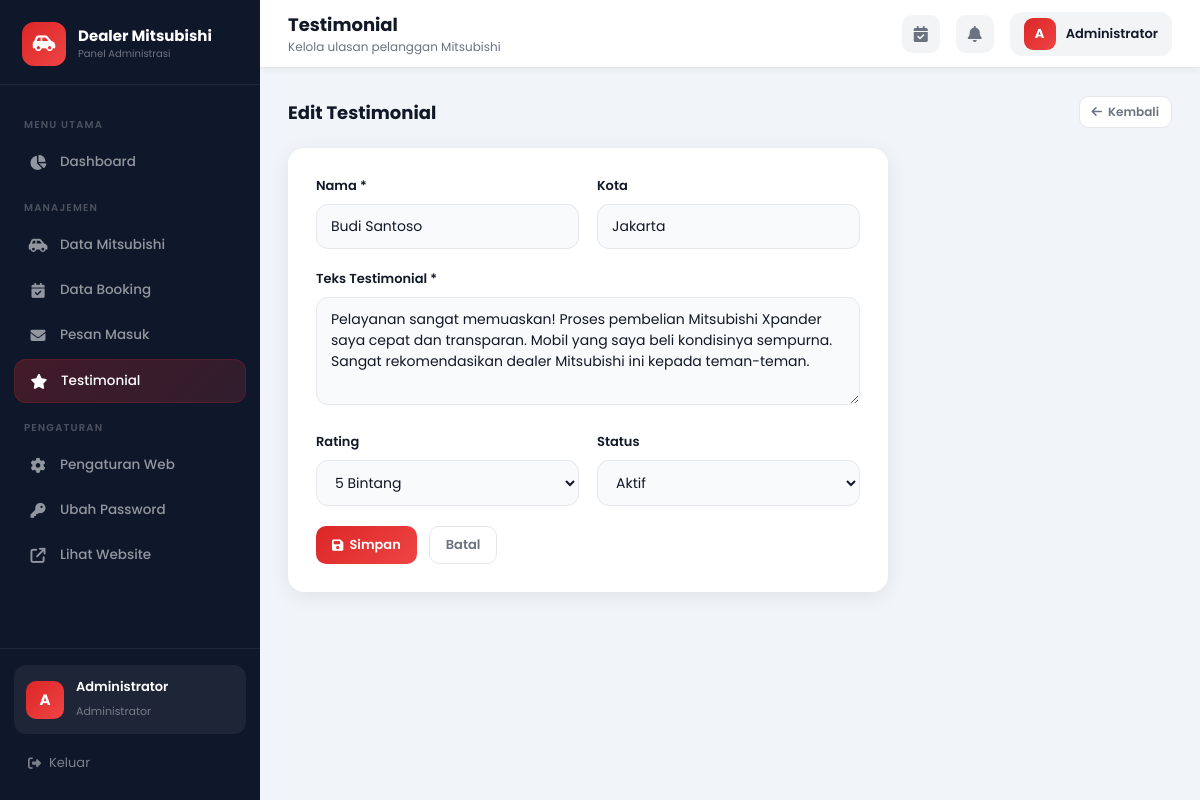
The page /admin/testimonial.php?action=edit&id=1 (signed in) on the database its author committed.
### tables this page shows
CREATE TABLE IF NOT EXISTS testimonial (
  id INT AUTO_INCREMENT PRIMARY KEY,
  nama VARCHAR(100) NOT NULL,
  kota VARCHAR(50),
  teks TEXT NOT NULL,
  rating TINYINT DEFAULT 5,
  status ENUM('aktif','nonaktif') DEFAULT 'aktif',
  created_at TIMESTAMP DEFAULT CURRENT_TIMESTAMP
);

### includes/config.php (called while the page is built, shortened)
<?php
function sanitize(string $str): string {
    return htmlspecialchars(strip_tags(trim($str)));
}

### admin/testimonial.php (the view, shortened to what this page needs)
<?php
require_once '../includes/config.php';
$action = sanitize($_GET['action'] ?? 'list');
$id     = (int)($_GET['id'] ?? 0);
$editData = null;
if (($action==='edit') && $id) $editData = $conn->query("SELECT * FROM testimonial WHERE id=$id")->fetch_assoc();
?>
<?php include 'includes/header.php'; ?>
<?php if ($action==='tambah'||$action==='edit'): ?>
<div style="display:flex;justify-content:space-between;align-items:center;margin-bottom:20px">
  <h2 style="font-size:18px"><?=$action==='edit'?'Edit':'Tambah'?> Testimonial</h2>
  <a href="testimonial.php" class="btn-admin btn-outline btn-sm"><i class="fa-solid fa-arrow-left"></i> Kembali</a>
</div>
<div class="form-card" style="max-width:600px">
  <form method="POST">
    <div class="form-row-a">
      <div class="form-group-a"><label>Nama *</label><input type="text" name="nama" required value="<?=sanitize($editData['nama']??'')?>"></div>
      <div class="form-group-a"><label>Kota</label><input type="text" name="kota" value="<?=sanitize($editData['kota']??'')?>"></div>
    </div>
    <div class="form-group-a"><label>Teks Testimonial *</label><textarea name="teks" rows="4" required><?=sanitize($editData['teks']??'')?></textarea></div>
    <div class="form-row-a">
      <div class="form-group-a">
        <label>Rating</label>
        <select name="rating">
          <?php for($r=5;$r>=1;$r--): ?>
          <option value="<?=$r?>" <?=($editData['rating']??5)==$r?'selected':''?>><?=$r?> Bintang</option>
          <?php endfor; ?>
        </select>
      </div>
      <div class="form-group-a">
        <label>Status</label>
        <select name="status">
          <option value="aktif" <?=($editData['status']??'aktif')==='aktif'?'selected':''?>>Aktif</option>
        </select>
      </div>
    </div>
    <div style="display:flex;gap:12px"><button type="submit" class="btn-admin btn-primary-a"><i class="fa-solid fa-save"></i> Simpan</button><a href="testimonial.php" class="btn-admin btn-outline">Batal</a></div>
  </form>
</div>
<?php endif; ?>
<?php include 'includes/footer.php'; ?>

### admin/includes/header.php (style rules this page uses)
:root { --primary:#dc2626;--primary-dark:#b91c1c;--sidebar-bg:#0f172a;--sidebar-w:260px;--header-h:68px;--dark:#111827;--gray:#6b7280;--lighter:#f3f4f6;--shadow:0 4px 20px rgba(0,0,0,.08);--shadow-lg:0 10px 40px rgba(0,0,0,.14);--radius:16px }
* { margin:0;padding:0;box-sizing:border-box }
body { font-family:'Poppins',sans-serif;background:#f1f5f9;color:var(--dark);display:flex;min-height:100vh }
.btn-admin { display:inline-flex;align-items:center;gap:6px;padding:8px 16px;border-radius:10px;font-size:13px;font-weight:600;cursor:pointer;transition:.25s;text-decoration:none;border:none;font-family:'Poppins',sans-serif }
.btn-primary-a { background:linear-gradient(135deg,#dc2626,#ef4444);color:white }
.btn-outline { background:white;color:var(--gray);border:1.5px solid #e5e7eb }
.btn-sm { padding:6px 12px;font-size:12px }
.form-card { background:white;border-radius:var(--radius);padding:28px;box-shadow:var(--shadow) }
.form-group-a { margin-bottom:20px }
.form-group-a label { display:block;font-size:13px;font-weight:600;color:var(--dark);margin-bottom:8px }
.form-group-a input,.form-group-a select,.form-group-a textarea { width:100%;padding:11px 14px;border:1.5px solid #e5e7eb;border-radius:12px;font-size:14px;font-family:'Poppins',sans-serif;color:var(--dark);background:#f9fafb;transition:.3s;box-sizing:border-box }
.form-group-a textarea { resize:vertical;min-height:100px }
.form-row-a { display:grid;grid-template-columns:1fr 1fr;gap:18px }

### rows shown on the page
testimonial: nama "Budi Santoso", kota "Jakarta", teks "Pelayanan sangat memuaskan! Proses pembelian Mitsubishi Xpander saya cepat dan transparan. Mobil yang saya beli kondisinya sempurna. Sangat rekomendasikan dealer Mitsubishi ini kepada teman-teman.", rating "5 Bintang", status "Aktif"

### other values the page prints
substr($_SESSION['admin_name'] ?? 'A', 0, 1) "A"
$_SESSION['admin_name'] "Administrator"
$pageTitle "Testimonial"
$pageSubtitle "Kelola ulasan pelanggan Mitsubishi"
